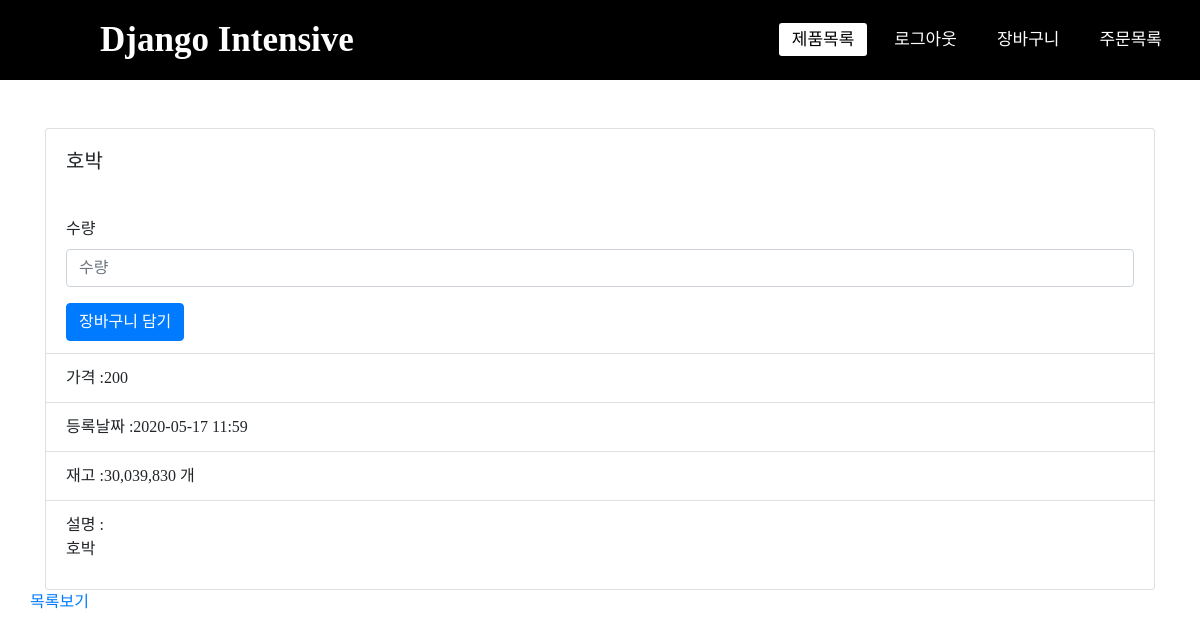
Page /product/3/ (signed in) on the committed database.
### product/models.py (models this page shows)
class Product(models.Model):
  name = models.CharField(max_length=256, verbose_name='상품명')
  price = models.IntegerField(verbose_name='상품가격')
  description = models.TextField(verbose_name='상품설명')
  stock = models.IntegerField(verbose_name='재고')
  register_date = models.DateTimeField(auto_now_add=True, verbose_name='등록날짜')
  def __str__(self):
    return self.name
  class Meta:
    db_table = 'fastcampus_product'
    verbose_name = '상품'
    verbose_name_plural = '상품'

### product/views.py (the view)
# urls.py: path('product/<int:pk>/', ProductDetail.as_view()),
class ProductDetail(DetailView):
  template_name = 'product_detail.html'
  queryset = Product.objects.all() # 추후 filter통해 보여줄것들만 걸러낼수도있음
  context_object_name = 'product' #실제 탬플릿에서 사용할 변수명
  def get_context_data(self, **kwargs):
    for key in kwargs:
      print(key,'->', kwargs[key])
    context = super().get_context_data(**kwargs)
    print(context)
    context['form'] = OrderForm(self.request)
    print(context)
    return context

### order/forms.py (shortened to what this page needs)
class Registerform(forms.Form):
  def __init__(self, request, *args, **kwargs):
    super().__init__(*args, **kwargs)
    self.request = request
  quantity = forms.CharField(
    error_messages={
      'required' : '수량을 입력해주세요.'
    }, label='수량'
  )
  product = forms.IntegerField(
    error_messages={
      'required' : '상품설명 입력해주세요.'
    }, label='상품설명', widget=forms.HiddenInput
  )

### product/templates/product_detail.html (shortened to what this page needs)
{% extends "base.html" %}
{% load humanize %}
{% block contents %}
<div class="row mt-5">
  <div class="col-12">
    <div class="card" style="width:100%;">
      <div class="card-body">
        <h5 class="card-title">{{product.name}}</h5>
      </div>
      <ul class="list-group list-group-flush">
        <li class="list-group-item">
          <form action="/cart/" onSubmit="return addCart()">
            {% if request.session.user %}
            {% for field in form %}
            <div class="form-group">
              {% ifnotequal field.name 'product' %}
              <label for="{{field.id_for_label}}">{{field.label}}</label>
              {% endifnotequal %}
              <input type="{{field.field.widget.input_type}}" class="form-control" id="{{field.id_for_label}}"
                placeholder="{{field.label}}" name="{{field.name}}"
                value="{% ifequal field.name 'product' %}{{product.id}}{% endifequal %}">
            </div>
            {% endfor %}
            <button id="cart-button" type="submit" class="btn btn-primary">장바구니 담기</button>
            {% endif %}
          </form>
        </li>
        <li class="list-group-item">가격 :{{product.price|intcomma}}</li>
        <li class="list-group-item">등록날짜 :{{product.register_date|date:'Y-m-d H:i'}}</li>
        <li class="list-group-item">재고 :{{product.stock|intcomma}} 개</li>
        <li class="list-group-item">설명 :{{product.description|safe}}</li>
      </ul>
    </div>
  </div>
  <div class="row">
    <div class="col-12"><a href="/product/">목록보기</a></div>
  </div>
</div>
{% endblock %}

### static/css/style.css (style rules this page uses)
* { padding : 0; margin : 0; text-decoration : none; list-style : none; box-sizing : border-box; }
body { font-family : montserrat; }

### rows in the picture
Product: name "호박", price "200", register_date "2020-05-17 11:59", stock "30,039,830", description "호박"

### other values in the picture
{{ field.label }} "수량"
